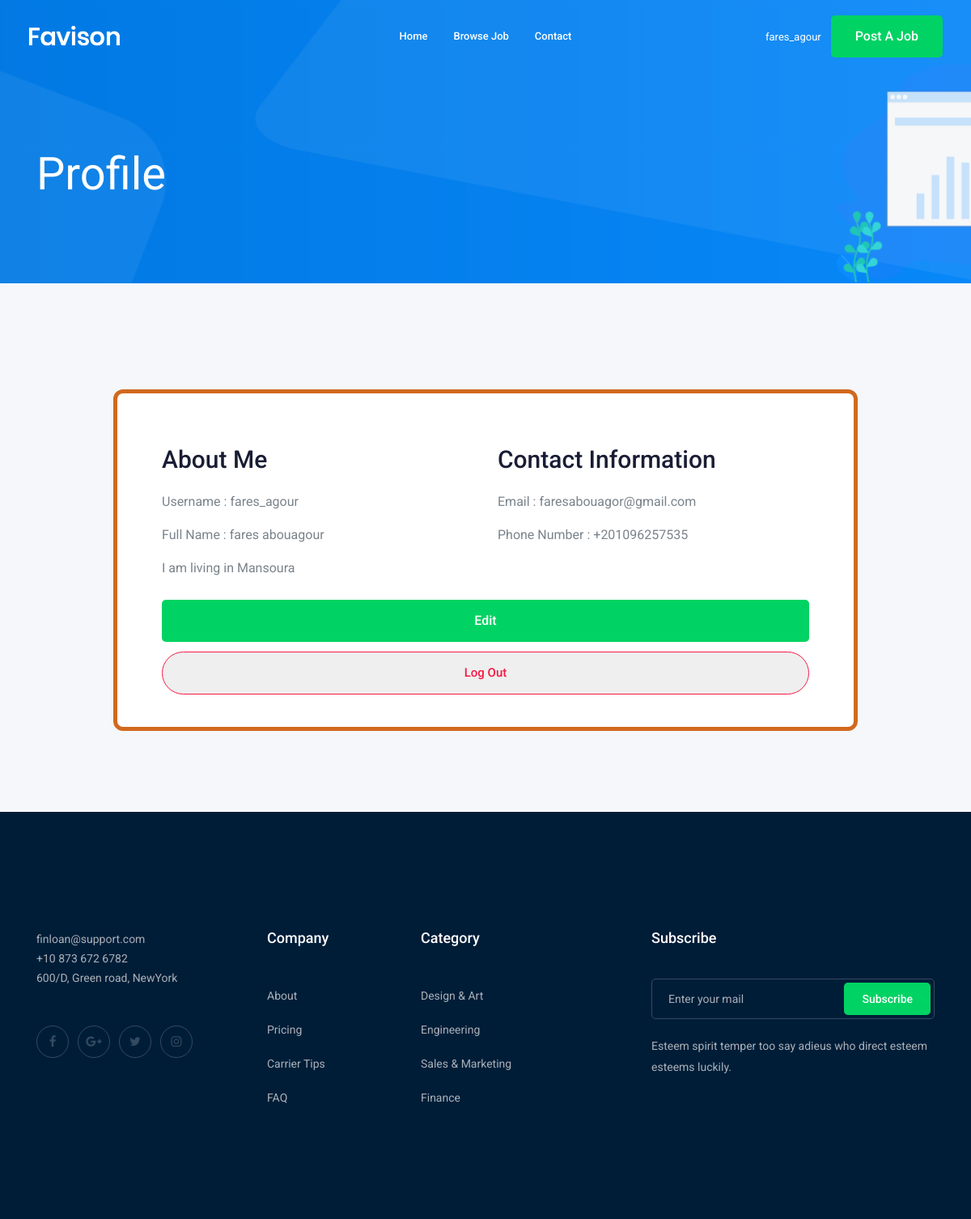
/accounts/profile/ (signed in), run on the app's committed database.
### accounts/models.py (models this page shows, shortened)
class Profile(models.Model):
    user = models.OneToOneField(User, on_delete=models.CASCADE)
    phone = models.CharField(max_length=15)
    city = models.ForeignKey('City', on_delete=models.CASCADE, null=True, blank=True)

class City(models.Model):
    name = models.CharField(max_length=33)
    def __str__(self):
        return str(self.name)

### accounts/views.py (the view)
# urls.py: path('profile/', views.profile, name='profile'),
def profile(request):
    profile = Profile.objects.get(user=request.user)
    return render(request, 'profile/profile.html', {'profile': profile})

### accounts/templates/profile/profile.html
{% extends 'base.html' %}
{% load bootstrap4 %}
{% block body %}
    <div class="bradcam_area bradcam_bg_1">
        <div class="container">
            <div class="row">
                <div class="col-xl-12">
                    <div class="bradcam_text">
                        <h3>Profile</h3>
                    </div>
                </div>
            </div>
        </div>
    </div>
    <div class="job_details_area">
        <div class="container">
            <div class="row">
                <div class="col-lg-10 mx-auto">
                    <div class="apply_job_form white-bg" style="border: chocolate 5px solid; border-radius: 12px">
                        <div class="container mt-4">
                            <div class="row">
                                <div class="col-md-6">
                                    <h2 style="padding-bottom: 12px">About Me</h2>
                                    <p>Username : {{ profile.user.username }}</p>
                                    <p>Full Name : {{ profile.user.first_name }} {{ profile.user.last_name }}</p>
                                    <p>I am living in {{ profile.city }}</p>
                                </div>
                                <div class="col-md-6">
                                    <h2 style="padding-bottom: 12px">Contact Information</h2>
                                    <p>Email : {{ profile.user.email }}</p>
                                    <p>Phone Number : {{ profile.phone }}</p>
                                </div>
                            </div>
                            <form action="{% url 'accounts:profile_edit' %}">
                                <div style="padding-top: 12px">
                                    {% buttons %}
                                        <button class="boxed-btn3 w-100" type="submit">Edit</button>
                                    {% endbuttons %}
                                </div>
                            </form>
                                                <form action="{% url 'logout' %}">
                            <div style="padding-top: 12px">
                                {% buttons %}
                                    <button class="boxed-btn3-line w-100" type="submit">Log out</button>
                                {% endbuttons %}
                            </div>
                        </form>
                        </div>
                    </div>
                </div>
            </div>
        </div>
    </div>
{% endblock body %}

### templates/base.html (shortened to what this page needs)
<!doctype html>
<html class="no-js" lang="zxx">
<head>
    {% load static %}
    <link rel="stylesheet" href="{% static 'css/bootstrap.min.css' %}">
    <link rel="stylesheet" href="{% static 'css/owl.carousel.min.css' %}">
    <link rel="stylesheet" href="{% static 'css/magnific-popup.css' %}">
    <link rel="stylesheet" href="{% static 'css/nice-select.css' %}">
    <link rel="stylesheet" href="{% static 'css/flaticon.css' %}">
    <link rel="stylesheet" href="{% static 'css/jquery-ui.css' %}">
    <link rel="stylesheet" href="{% static 'css/gijgo.css' %}">
    <link rel="stylesheet" href="{% static 'css/animate.min.css' %}">
    <link rel="stylesheet" href="{% static 'css/slicknav.css' %}">
    <link rel="stylesheet" href="{% static 'css/style.css' %}">
    <link rel="stylesheet" href="https://cdnjs.cloudflare.com/ajax/libs/font-awesome/4.7.0/css/font-awesome.min.css">
</head>
<body>
<header>
    <div class="header-area ">
        <div id="sticky-header" class="main-header-area">
            <div class="container-fluid ">
                <div class="header_bottom_border">
                    <div class="row align-items-center">
                        <div class="col-xl-3 col-lg-2">
                            <div class="logo">
                                <a href="index.html">
                                    <img src="img/logo.png" alt="">
                                </a>
                            </div>
                        </div>
                        <div class="col-xl-6 col-lg-7">
                            <div class="main-menu  d-none d-lg-block">
                                <nav>
                                    <ul id="navigation">
                                        <li><a href="/">home</a></li>
                                        <li><a href="{% url 'jobs:job_list' %}">Browse Job</a></li>
                                        <li><a href="{% url 'contact:contact' %}">Contact</a></li>
                                    </ul>
                                </nav>
                            </div>
                        </div>
                        <div class="col-xl-3 col-lg-3 d-none d-lg-block">
                            <div class="Appointment">
                                {% if request.user.is_authenticated %}
                                    <div class="phone_num d-none d-xl-block">
                                        <a href="{% url 'accounts:profile' %}">{{ request.user.username }}</a>
                                    </div>
                                {% else %}
                                    <div class="phone_num d-none d-xl-block">
                                        <a href="{% url 'login' %}">Log in</a>
                                    </div>
                                {% endif %}
                                <div class="d-none d-lg-block">
                                    <a class="boxed-btn3" href="{% url 'jobs:post_job' %}">Post a Job</a>
                                </div>
                            </div>
                        </div>
                        <div class="col-12">
                        </div>
                    </div>
                </div>
            </div>
        </div>
    </div>
</header>
{% block body %}
{% endblock body %}
<footer class="footer">
    <div class="footer_top">
        <div class="container">
            <div class="row">
                <div class="col-xl-3 col-md-6 col-lg-3">
                    <div class="footer_widget wow fadeInUp" data-wow-duration="1s" data-wow-delay=".3s">
                        <p>
                            finloan@support.com <br>
                            +10 873 672 6782 <br>
                            600/D, Green road, NewYork
                        </p>
                        <div class="socail_links">
                            <ul>
                                <li>
                                    <a href="#">
                                        <i class="fa fa-facebook"></i>
                                    </a>
                                </li>
                                <li>
                                    <a href="#">
                                        <i class="fa fa-google-plus"></i>
                                    </a>
                                </li>
                                <li>
                                    <a href="#">
                                        <i class="fa fa-twitter"></i>
                                    </a>
                                </li>
                                <li>
                                    <a href="#">
                                        <i class="fa fa-instagram"></i>
                                    </a>
                                </li>
                            </ul>
                        </div>
                    </div>
                </div>
                <div class="col-xl-2 col-md-6 col-lg-2">
                    <div class="footer_widget wow fadeInUp" data-wow-duration="1.1s" data-wow-delay=".4s">
                        <h3 class="footer_title">
                            Company
                        </h3>
                        <ul>
                            <li><a href="#">About </a></li>
                            <li><a href="#"> Pricing</a></li>
                            <li><a href="#">Carrier Tips</a></li>
                            <li><a href="#">FAQ</a></li>
                        </ul>
                    </div>
                </div>
                <div class="col-xl-3 col-md-6 col-lg-3">
                    <div class="footer_widget wow fadeInUp" data-wow-duration="1.2s" data-wow-delay=".5s">
                        <h3 class="footer_title">
                            Category
                        </h3>
                        <ul>
                            <li><a href="#">Design & Art</a></li>
                            <li><a href="#">Engineering</a></li>
                            <li><a href="#">Sales & Marketing</a></li>
                            <li><a href="#">Finance</a></li>
                        </ul>
                    </div>
                </div>
                <div class="col-xl-4 col-md-6 col-lg-4">
                    <div class="footer_widget wow fadeInUp" data-wow-duration="1.3s" data-wow-delay=".6s">
                        <h3 class="footer_title">
                            Subscribe
                        </h3>
                        <form action="#" class="newsletter_form">
                            <input type="text" placeholder="Enter your mail">
                            <button type="submit">Subscribe</button>
                        </form>
                        <p class="newsletter_text">Esteem spirit temper too say adieus who direct esteem esteems
                            luckily.</p>
                    </div>
                </div>
            </div>
        </div>
    </div>
</footer>
</body>
</html>

### templates/base.html (style rules this page uses)
a:link { color: dodgerblue; text-decoration: none; }

### data on the page
Profile: user.username "fares_agour", user.first_name "fares", user.last_name "abouagour", city "Mansoura", user.email "faresabouagor@gmail.com", phone "+201096257535"

### other printed values
{{ request.user.username }} "fares_agour"
